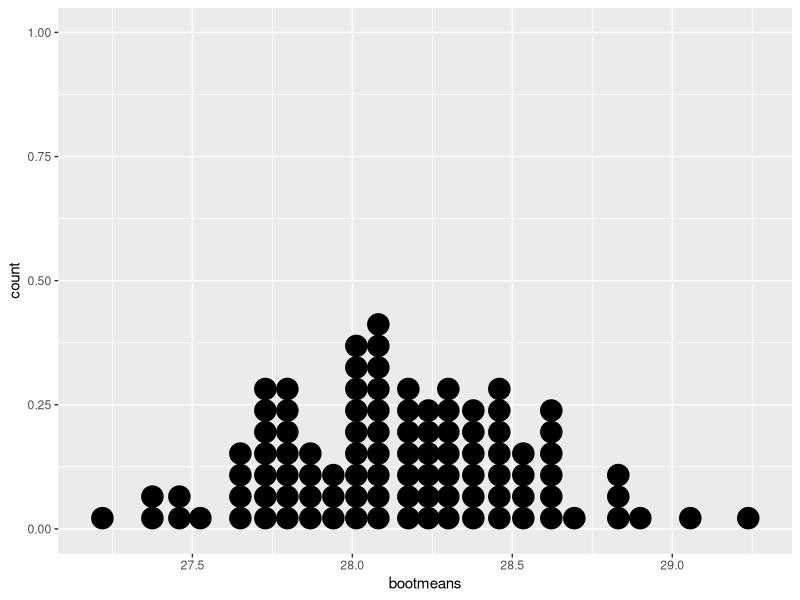
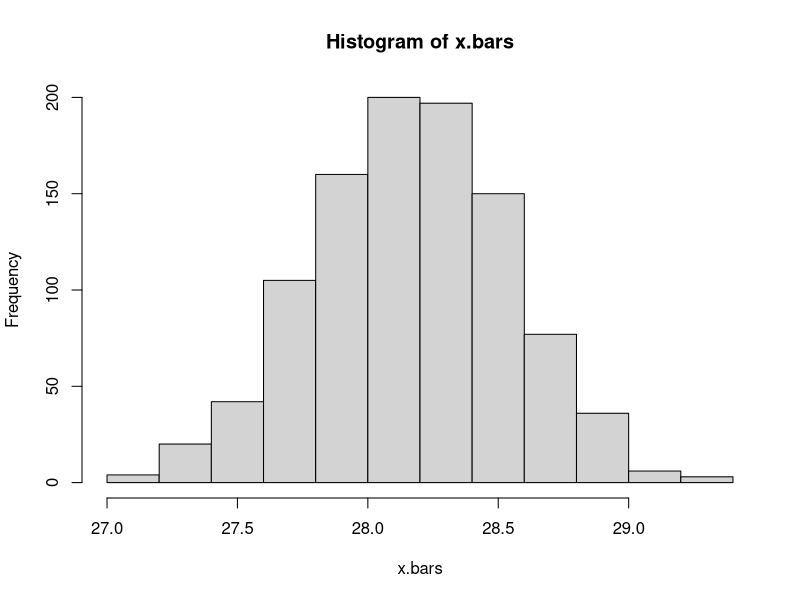
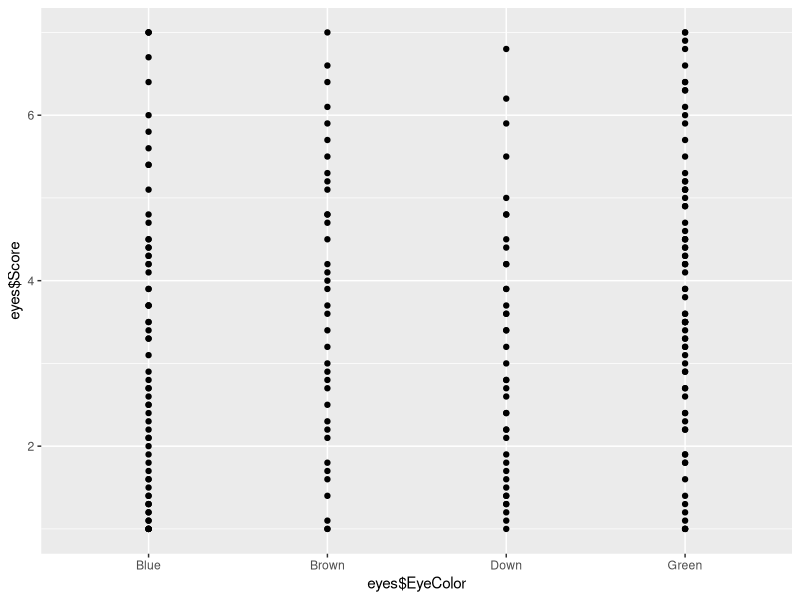

Generate these figures, in order, with R: (Note: this script raises an error after producing the figures.)
setwd("~/Desktop/PSM/Spring 2019/Multivariate-Stats/Assignment 5")

### 1 ###
rm(list=ls())
set.seed(1) # Lock the random
EPA <- read.csv("FuelEconomy.csv", header = TRUE)
economy <- EPA$Mileage # No scaling Needed

(x.bar <- mean(economy))
(s <- sd(economy))
n <- length(economy)

#Plot the data
png("1a.png")
plot(EPA, main="MPG by Car")
abline(h=c(x.bar,x.bar-s,x.bar+s), col=c("red", "blue", "blue"), lty=c(1,2,2), lwd=c(1,2,2))
dev.off()


# T-interval
alpha <- 0.05 #1-0.95=.05
#         mean +-          t*              Scaler
(lowert = x.bar - qt(1-alpha/2,df=(n-1))*s/sqrt(n))
(uppert = x.bar + qt(1-alpha/2,df=(n-1))*s/sqrt(n))


#Bootstrap
#Run 1000 straps
n.boot <- 1000
x.bars <- c()
#First hundred for dot plotting ease of parsing
for (i in 1:100){
  x.bars[i] <- mean(sample(economy,size=n,replace=TRUE))
}

library(ggplot2)
xbardf <- data.frame(bootmeans=x.bars)
ggplot(xbardf,aes(x=bootmeans)) + geom_dotplot()

#Save This plot
png("econdot.png")
ggplot(xbardf,aes(x=bootmeans)) + geom_dotplot()
dev.off()

#Finish the sampling
for (i in 101:n.boot){
  x.bars[i] <- mean(sample(economy,size=n,replace=TRUE))
}

#Easy Histogram Command
hist(x.bars)

#Save PNG
png("econhist.png")
hist(x.bars)
dev.off()

#CI construction by quantiles
quantile(x.bars,0.025);quantile(x.bars,0.975) # 95% CI
quantile(x.bars,0.05);quantile(x.bars,0.95) # 90% CI



### 2 ###############################################################
rm(list=ls())
dat <- read.csv("EG12-15EYES.csv",header = TRUE)
eyes <- data.frame(dat$Group, dat$Score)
names(eyes)<-c("EyeColor", "Score")

#Plots
library(ggplot2)
qplot(eyes$EyeColor,eyes$Score)
#PNG
png("2qplot.png")
qplot(eyes$EyeColor,eyes$Score)
dev.off()

plot(Score~EyeColor,data=eyes)
#PNG
png("2stem.png")
plot(Score~EyeColor,data=eyes)
dev.off()


fit <- aov(Score~EyeColor,data=eyes)
anova(fit)

#Tukey Intervals
TukeyHSD(fit, ordered = FALSE, conf.level = 0.95)
plot(TukeyHSD(fit, ordered = FALSE, conf.level = 0.95))
#png
png("tukey.png")
plot(TukeyHSD(fit, ordered = FALSE, conf.level = 0.95))
dev.off()


## 3 ###################################################
rm(list=ls())
soft <- read.table("PremiumDistribution.txt")
names(soft) <- c("LapseTime", "Agent", "Transaction")

#Plots
library(ggplot2)
qplot(soft$Agent, soft$LapseTime)
#PNG
png("3qplot.png")
qplot(soft$Agent, soft$LapseTime)
dev.off()

boxplot(LapseTime~Agent,data=soft)
#PNG
png("3stem.png")
boxplot(LapseTime~Agent,data=soft)
dev.off()


soft$Agent <- factor(soft$Agent)
fit <- aov(LapseTime~Agent,data=soft)
anova(fit)
plot(LapseTime~Agent,data=soft)

#png
png("3box.png")
plot(LapseTime~Agent,data=soft)
dev.off()

#CI's
alpha <- 0.05
TukeyHSD(fit, ordered = FALSE, conf.level = 1-alpha)
plot(TukeyHSD(fit, ordered = FALSE, conf.level = 1-alpha))
#png
png("3tukey.png")
plot(TukeyHSD(fit, ordered = FALSE, conf.level = 1-alpha))
dev.off()


m <- choose(5,2) # Common approach is evenly dividing the alpha level among each confidence interval to be made
t.test(soft$LapseTime[which(soft$Agent==1)],
       soft$LapseTime[which(soft$Agent==2)],
       conf.level=1-alpha/m)$conf.int[1:2]
t.test(soft$LapseTime[which(soft$Agent==1)],
       soft$LapseTime[which(soft$Agent==3)],
       conf.level=1-alpha/m)$conf.int[1:2]
t.test(soft$LapseTime[which(soft$Agent==1)],
       soft$LapseTime[which(soft$Agent==4)],
       conf.level=1-alpha/m)$conf.int[1:2]
t.test(soft$LapseTime[which(soft$Agent==1)],
       soft$LapseTime[which(soft$Agent==5)],
       conf.level=1-alpha/m)$conf.int[1:2]
t.test(soft$LapseTime[which(soft$Agent==2)],
       soft$LapseTime[which(soft$Agent==3)],
       conf.level=1-alpha/m)$conf.int[1:2]
t.test(soft$LapseTime[which(soft$Agent==2)],
       soft$LapseTime[which(soft$Agent==4)],
       conf.level=1-alpha/m)$conf.int[1:2]
t.test(soft$LapseTime[which(soft$Agent==2)],
       soft$LapseTime[which(soft$Agent==5)],
       conf.level=1-alpha/m)$conf.int[1:2]
t.test(soft$LapseTime[which(soft$Agent==3)],
       soft$LapseTime[which(soft$Agent==4)],
       conf.level=1-alpha/m)$conf.int[1:2]
t.test(soft$LapseTime[which(soft$Agent==3)],
       soft$LapseTime[which(soft$Agent==5)],
       conf.level=1-alpha/m)$conf.int[1:2]
t.test(soft$LapseTime[which(soft$Agent==4)],
       soft$LapseTime[which(soft$Agent==5)],
       conf.level=1-alpha/m)$conf.int[1:2]

## 4 #################################################
rm(list=ls())
set.seed(1) # Lock the random
soft <- read.table("PremiumDistribution.txt")
names(soft) <- c("LapseTime", "Agent", "Transaction")
n<- length(soft[,1])
soft$Agent <- factor(soft$Agent)
#Bootstrap
#Run 1000 straps
n.boot <- 1000
R2s <- c()
#First hundred for dot plotting ease of parsing
for (i in 1:100){
  #Get Row numbers w/repeat
  X=sample(nrow(soft),size=n,replace=TRUE)
  #Null data frame
  dat = data.frame()
  #Extract by row into data frame
  for (j in 1:length(X)){
    dat[j,1]=soft[X[j],1]
    dat[j,2]=soft[X[j],2]
    dat[j,3]=soft[X[j],3]
  }
  names(dat) <- c("LapseTime", "Agent", "Transaction")
  #Run ANOVA on sample frame
  fit <- aov(LapseTime~Agent,data=dat)
  #compute R^2
  R2s[i] <- 1-anova(fit)$`Sum Sq`[2]/sum(anova(fit)$`Sum Sq`)
}
#Plot R2's
library(ggplot2)
R2 <- data.frame(bootmeans=R2s)
ggplot(R2,aes(x=bootmeans)) + geom_dotplot()

#Save This plot
png("R2dot.png")
ggplot(R2,aes(x=bootmeans)) + geom_dotplot()
dev.off()

#Finish the sampling
for (i in 101:n.boot){
  #Get Row numbers w/repeat
  X=sample(nrow(soft),size=n,replace=TRUE)
  #Null data frame
  dat = data.frame()
  #Extract by row into data frame
  for (j in 1:length(X)){
    dat[j,1]=soft[X[j],1]
    dat[j,2]=soft[X[j],2]
    dat[j,3]=soft[X[j],3]
  }
  names(dat) <- c("LapseTime", "Agent", "Transaction")
  #Run ANOVA on sample frame
  fit <- aov(LapseTime~Agent,data=dat)
  #compute R^2
  R2s[i] <- 1-anova(fit)$`Sum Sq`[2]/sum(anova(fit)$`Sum Sq`)
}

#Easy Histogram Command
hist(R2s)

#Save PNG
png("R2hist.png")
hist(R2s)
dev.off()

#CI construction by quantiles
quantile(R2s,0.025);quantile(R2s,0.975) # 95% CI
quantile(R2s,0.05);quantile(R2s,0.95) # 90% CI

## 5 ##############################################################
rm(list=ls())
head(OrchardSprays)
str(OrchardSprays)
boxplot(decrease~treatment, data=OrchardSprays, xlab="treatment", ylab="decrease mean (effect size)")
png("5box.png")
boxplot(decrease~treatment, data=OrchardSprays, xlab="treatment", ylab="decrease mean (effect size)")
dev.off()
treatbar <- c()
treatbar[1] <- mean(OrchardSprays$decrease[OrchardSprays$treatment == "A"])
treatbar[2] <- mean(OrchardSprays$decrease[OrchardSprays$treatment == "B"])
treatbar[3] <- mean(OrchardSprays$decrease[OrchardSprays$treatment == "C"])
treatbar[4] <- mean(OrchardSprays$decrease[OrchardSprays$treatment == "D"])
treatbar[5] <- mean(OrchardSprays$decrease[OrchardSprays$treatment == "E"])
treatbar[6] <- mean(OrchardSprays$decrease[OrchardSprays$treatment == "F"])
treatbar[7] <- mean(OrchardSprays$decrease[OrchardSprays$treatment == "G"])
treatbar[8] <- mean(OrchardSprays$decrease[OrchardSprays$treatment == "H"])

treatdev <- c()
treatdev[1] <- sd(OrchardSprays$decrease[OrchardSprays$treatment == "A"])
treatdev[2] <- sd(OrchardSprays$decrease[OrchardSprays$treatment == "B"])
treatdev[3] <- sd(OrchardSprays$decrease[OrchardSprays$treatment == "C"])
treatdev[4] <- sd(OrchardSprays$decrease[OrchardSprays$treatment == "D"])
treatdev[5] <- sd(OrchardSprays$decrease[OrchardSprays$treatment == "E"])
treatdev[6] <- sd(OrchardSprays$decrease[OrchardSprays$treatment == "F"])
treatdev[7] <- sd(OrchardSprays$decrease[OrchardSprays$treatment == "G"])
treatdev[8] <- sd(OrchardSprays$decrease[OrchardSprays$treatment == "H"])


#### Kruskal-Wallis Test####
rm(list=ls())

dat <- data.frame(OrchardSprays,ranks=rank(OrchardSprays$decrease))
n <- nrow(dat)
ni <- 8 # for each

Ri <- by(dat$ranks,
         INDICES=OrchardSprays$treatment,
         FUN=sum)
(H <-  - 3*(n+1) + 12/(n*(n+1)) * sum(Ri^2/ni))
(Hcrit <- qchisq(1-0.05,4-1))

# Using built-in functions
kruskal.test(x=OrchardSprays$decrease,g=OrchardSprays$treatment)

alpha <- .05
m <- choose(8,2) # Common approach is evenly dividing the alpha level among each confidence interval to be made
t.test(OrchardSprays$decrease[which(OrchardSprays$treatment=="A")],
       OrchardSprays$decrease[which(OrchardSprays$treatment=="B")],
       conf.level=1-alpha/m)$conf.int[1:2]
t.test(OrchardSprays$decrease[which(OrchardSprays$treatment=="A")],
       OrchardSprays$decrease[which(OrchardSprays$treatment=="C")],
       conf.level=1-alpha/m)$conf.int[1:2]
t.test(OrchardSprays$decrease[which(OrchardSprays$treatment=="A")],
       OrchardSprays$decrease[which(OrchardSprays$treatment=="D")],
       conf.level=1-alpha/m)$conf.int[1:2]
t.test(OrchardSprays$decrease[which(OrchardSprays$treatment=="B")],
       OrchardSprays$decrease[which(OrchardSprays$treatment=="C")],
       conf.level=1-alpha/m)$conf.int[1:2]
t.test(OrchardSprays$decrease[which(OrchardSprays$treatment=="B")],
       OrchardSprays$decrease[which(OrchardSprays$treatment=="D")],
       conf.level=1-alpha/m)$conf.int[1:2]
